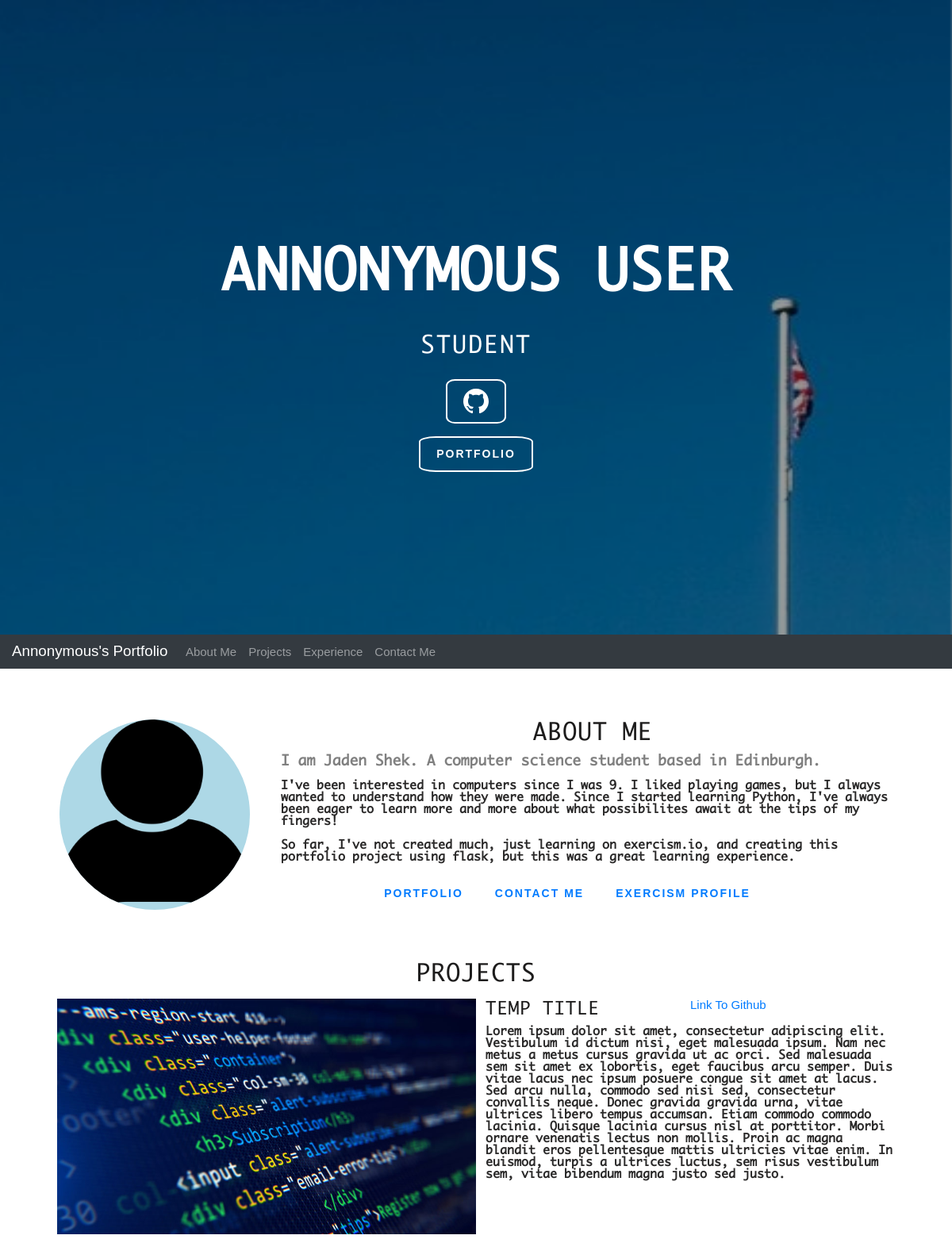
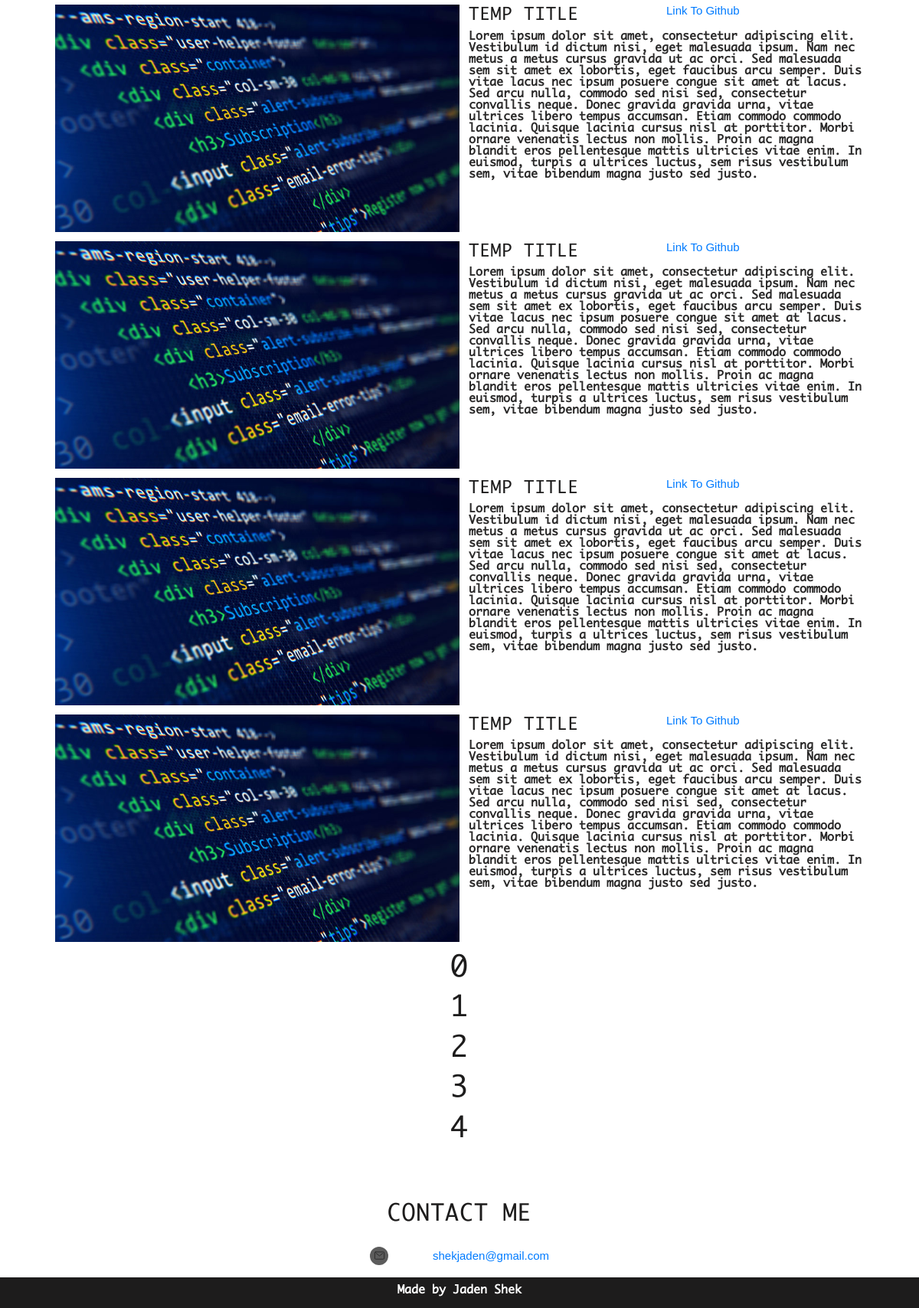
The page /home on the database its author committed (2 pictures, top to bottom).
### portfolio_app/models.py (models this page shows, shortened)
class User(UserMixin,db.Model):
    __tablename__ = 'users'
    id = db.Column(db.Integer, primary_key=True)
    username = db.Column(db.String(64), index=True, unique=True)
    password_hash = db.Column(db.String(128))
    alias = db.Column(db.String(50))
    profile_pic=db.Column(db.String(128),default='default.png')
    roles = db.relationship('Roles', secondary=user_roles, backref = db.backref("user_roles", lazy=True))

### portfolio_app/main/routes.py (the view)
@main.route('/')
@main.route('/home')
def index():
    path = os.getcwd()+'/portfolio_app'+url_for('static', filename='website_content/1_about_me.txt')
    about_me = get_about_me(path)
    nav = [['about', 'About Me'],['projects', 'Projects'],['experience','Experience'],['contact', 'Contact Me']]
    slider = ['Student','Temp']
    user = User.query.first()
    return render_template('portfolio.html',nav = nav, about_me=about_me, slider=slider, user = user)

### portfolio_app/app_functions/about.py (called while the page is built)
    def format_buttons(self):
        self.buttons = [button.split(',') for buttons in self.buttons for button in buttons.split('\n')]

### portfolio_app/app_functions/info.py (called while the page is built)
def readfile(filepath):
    file = open(filepath)
    contents = file.read()
    file.close()
    return contents.split('\n\n')

def get_about_me(filepath):
    contents = readfile(filepath)
    title,first_line,content,buttons = contents[0], contents[1], contents[2], contents[3:]
    about = About(title,first_line,content,buttons,filepath)
    about.format_buttons()
    return about

### portfolio_app/templates/portfolio.html (shortened to what this page needs)
{% extends 'layout.html' %}
{% block header%}
<section id="heading">
    <div class="slider-overlay"></div>
    <div class="homeslider flexslider">
        <ul class="slides">
            <li class="slide1 bg" style='display: list-item;'></li>
        </ul>
    </div>
    <div class="banner">
        <div class="bannerContent">
            <div class="slide-text">
               <div class="col-md-12 header-main">
                <h2>{{ user.alias }}</h2>
                <div id="slider" class="carousel slide" style="max-width: 100%; margin: 0px auto;" data-ride="carousel">
                    <div class="bx-viewport carousel-inner" style="width: 100%; overflow: hidden; position: relative; height: 53px;">
                        <div class="text-slider" style="width: auto; position: relative;">
                            <div class="carousel-item active" style="float: none; position: absolute; width: 100%;" data-interval="7000">
                                <h3>{{ slider[0] }}</h3>
                            </div>
                        </div>
                    </div>
                    </div>
                </div>
             <div class="header-social intro-btn-main">
                    <a class="btn btn-primary" id='github' href="https://github.com/Bombearo">
                    </a>
             </div>
             <div class="intro-btn-main">
             <a class="btn btn-primary" href="#projects">Portfolio</a>
             </div>
            </div>
           </div>
        </div>
</section>
{% endblock %}
{% block content %}
    <section class = 'main_content container'>
        <section id='{{about_me.title}}' class='container'>
            <div class="anchor_grid">
                <a id = "{{about_me.id}}" class='nav-skip' href=""></a>
                <div class="content" id='about_me'>
                    <div class="image">
                        <div id="circle">
                            <img src="{{url_for('static', filename = 'profile_pics/'+user.profile_pic)}}" alt="My Picture!" class='image'>
                        </div>
                    </div>
                    <div class='text'>
                        <h2>{{about_me.title}}</h2>
                        <p class ='introduction'>{{about_me.first_line}}</p>
                        {% for text in about_me.content.split('\n')%}
                            <p class = 'about_me_content'>{{text}}</p>
                        {% endfor %}
                    </div>
                    <div class="shortcuts">
                        <button type = 'button' class="btn btn-primary"><a href="#projects">Portfolio</a></button>
                        <button type = 'button' class="btn btn-primary"><a href="#contact_me">Contact Me</a></button>
                        {% for button in about_me.buttons%}
                            {% if button %}
                            <button type = 'button' class="btn btn-primary"><a href="{{ button[1] }}"> {{button[0]}}</a></button>
                            {% endif %}
                        {% endfor %}
                    </div>
                </div>
            </div>
        </section>
        <section id='my_projects' class = 'container'>
            <div class = 'anchor_grid'>
                <a id = "projects" class='nav-skip' href = '' height='5vh'></a>
                <div class="content">
                    <h2>Projects</h2>
                    {% for i in range(5) %}
                    <div class="work row">
                        <div class="image">
                            <img src="{{ url_for('static', filename='images/Temp_Background.jpg') }}" alt="Work image" width='100%' height='auto'>
                        </div>
                        <div class="work_content">
                            <div class='work_heading'>
                                <h4>Temp Title</h4>
                                <a href="">Link To Github</a>
                            </div>
                            <p>Lorem ipsum dolor sit amet, consectetur adipiscing elit. Vestibulum id dictum nisi, eget malesuada ipsum. Nam nec metus a metus cursus gravida ut ac orci. Sed malesuada sem sit amet ex lobortis, eget faucibus arcu semper. Duis vitae lacus nec ipsum posuere congue sit amet at lacus. Sed arcu nulla, commodo sed nisi sed, consectetur convallis neque. Donec gravida gravida urna, vitae ultrices libero tempus accumsan. Etiam commodo commodo lacinia. Quisque lacinia cursus nisl at porttitor. Morbi ornare venenatis lectus non mollis. Proin ac magna blandit eros pellentesque mattis ultricies vitae enim. In euismod, turpis a ultrices luctus, sem risus vestibulum sem, vitae bibendum magna justo sed justo.</p>
                        </div>
                    </div>
                    {% endfor %}
                </div>
            </div>
        </section>
        <section>
            {% for i in range(5) %}
                <h1>{{i}}</h1>
            {% endfor %}
        </section>
        <section id='contact_me' class='container'>
            <div class="anchor_grid">
                <a href="" id="contact" class="nav-skip" height='5vh'></a>
                <div class="content">
                    <h2>Contact Me</h2>
                    <div class="contact_info" id="email">
                        <div style='display:flex;'>
                            <div class="icon">
                                <div id="circle_icon">
                                    <ion-icon id='mail_icon' name="mail-outline"></ion-icon>
                                </div>
                            </div>
                            <div class="icontext"><a href="mailto:shekjaden@gmail.com">shekjaden@gmail.com</a>
                                </div>
                        </div>
                    </div>
                </div>
            </div>
        </section>
    </section>
{% endblock %}

### portfolio_app/templates/layout.html (shortened to what this page needs)
<!DOCTYPE html>
<html lang="en">
<head>
    <link rel="stylesheet" href="https://stackpath.bootstrapcdn.com/bootstrap/4.5.2/css/bootstrap.min.css">
    <link rel="stylesheet" href="https://maxcdn.bootstrapcdn.com/bootstrap/4.0.0/css/bootstrap.min.css">
    <link rel="stylesheet" href="{{url_for('static', filename = 'css/styles.css')}}">
  </head>
  <body data-spy="scroll" data-target=".navbar-custom" data-offset="0">
    {% block header %} {% endblock %}
    <nav class="navbar sticky-top navbar-custom navbar-expand-lg navbar-dark bg-dark">
      <a class="navbar-brand" href="{{ url_for('main.index') }}">{{ user.alias.split()[0] }}'s Portfolio</a>
      <div class="collapse navbar-collapse" id="navbarNavAltMarkup">
        <div class="navbar-nav">
          {% for id, title in nav %}
          <a class="nav-link" href="#{{id}}">{{title}}</a>
          {% endfor %}
        </div>
      </div>
    </nav>
    {%block content%}{% endblock %}
  </body>
  <footer>
    <div class="container">
          <p>Made by Jaden Shek</p>
    </div>
  </footer>
  </html>

### portfolio_app/static/css/styles.css (style rules this page uses)
* { box-sizing: border-box; }
html, body { padding: 0; margin: 0; font-family: Arial, Helvetica, sans-serif; font-size: 15px; line-height: 1; font-weight: 400; border: none; color: #2a2929; }
body { position: relative; }
h1, h2, h3, h4, h5, h6 { font-family: 'Monaco', 'Courier New', Courier, monospace; text-transform: uppercase; font-weight: 500; color: #1d1c1c; margin-top: 0; letter-spacing: 0.9px; text-align: center; }
p { font-size: 15px; font-family: 'Monaco', sans-serif; font-weight: 600; }
.header-main h2 { color: #fff; font-size: 70px; font-weight: 700; margin-bottom: 20px; }
.header-main h3 { color: #fff; margin: 10px 0; font-size: 30px; letter-spacing: 2px; }
nav { text-align: center; position: -webkit-sticky; }
.nav-link { padding: 5px; }
#heading { height: 100vh; width: 100%; position: relative; color: #fff; }
#heading .banner { position: relative; z-index: 999; }
.header-main { padding-top: 100px; text-align: center; }
.banner { display: table; width: 100%; height: 100%; }
.bannerContent { display: table-cell; text-align: center; vertical-align: middle; }
.main_content { margin: auto; }
.anchor_grid { display: grid; grid-template-rows: auto; grid-template-areas: 'anchor' 'content'; }
.anchor_grid .nav-skip { grid-area: anchor; height: 8vh; }
.anchor_grid .content { grid-area: content; }
#about_me { display: grid; grid-template-columns: 1fr 3fr; grid-template-rows: auto; grid-template-areas: 'image content' 'image buttons'; }
#about_me .image { grid-area: image; display: flex; width: 100%; height: 100%; align-items: center; }
#about_me .text { grid-area: content; margin-left: 2vw; }
.introduction { grid-area: content; font-size: 18px; font-weight: bold; color: grey; }
#my_projects { display: flex; flex-direction: column; }
#my_projects .work { display: grid; grid-template-columns: 1fr 1fr; grid-template-rows: auto; grid-template-areas: 'image content'; margin: 1vw; }
.work_heading { display: flex; height: auto; }
.work_heading h4 { width: 50%; text-align: left; }
.work .work_content { margin-left: 1vw; }
.contact_info { padding: 2vh; width: 30%; margin: auto; text-align: center; }
footer { display: flex; height: 5vh; background-color: #1d1c1c; color: white; justify-content: space-around; align-items: center; }
footer .container { position: relative; top: 50%; -webkit-transform: translateY(-50%); -ms-transform: translateY(-50%); transform: translateY(-50%); text-align: center; }
.homeslider { width: 100%; height: 100%; max-height: 100%; position: absolute; }
.slider-overlay { background: rgba(0, 0, 0, .4); position: absolute; left: 0; top: 0; right: 0; z-index: 999; width: 100%; height: 100%; }
.slides { height: 100%; max-height: 100%; list-style-type: none; }
.slide1 { background: url('../images/background.jpg') center center; }
.bg { width: 100% !important; height: 100% !important; background-size: cover !important; position: absolute !important; z-index: 2 !important; background-attachment: fixed; }
.slides:after { content: "\0020"; display: block; clear: both; visibility: hidden; line-height: 0; height: 0; }
.flexslider .slides, #text-slider { margin: 0; padding: 0; background: transparent; }
.slide-text { width: 90%; margin: 0 auto; }
.intro-btn-main, .header-social { width: 100%; margin-top: 2vh; float: left; text-align: center; }
.intro-btn-main .btn, .header-social .btn { border: 2px solid #fff !important; border-radius: 15%; }
.intro-btn-main a, .header-social a { color: #fff; }
.btn-primary { background: none; padding: 10px 20px; box-shadow: none; border: none; color: #fff; font-size: 14px; letter-spacing: 2px; font-weight: 600; text-transform: uppercase; text-decoration: none; display: inline-block; border-radius: 0px; }
button a { display: inline-block; position: relative; z-index: 1; padding: 2em; margin: -2em; }
.shortcuts { grid-area: buttons; margin: auto; display: flex; align-items: center; justify-items: center; }
.icon { margin-right: 5vw; align-self: flex-end; }
.icontext { align-self: flex-start; }
.icon, .icontext { margin: auto; }
#circle { background: lightblue; position: relative; border-radius: 50%; width: 20vw; height: 20vw; overflow: hidden; margin: auto; }
#circle_icon { background: rgb(92, 92, 92); display: flex; align-items: center; text-align: center; position: relative; border-radius: 50%; width: 2vw; height: 2vw; overflow: hidden; margin: auto; }
#mail_icon { margin: 0 auto; }

### rows shown on the page
User: alias "ANNONYMOUS USER", alias "Annonymous", profile_pic (placeholder picture)

### other values the page prints
{{ slider[0] }} "STUDENT"
{{ title }} "About Me" "Projects" "Experience" "Contact Me"
{{ about_me.title }} "ABOUT ME"
{{ about_me.first_line }} "I am Jaden Shek. A computer science student based in Edinburgh."
{{ text }} "So far, I've not created much, just learning on exercism.io, and creating this portfolio project using flask, but this was a great learning experience."
{{ button[0] }} "EXERCISM PROFILE"
{{ i }} "0" "1" "2" "3" "4"
